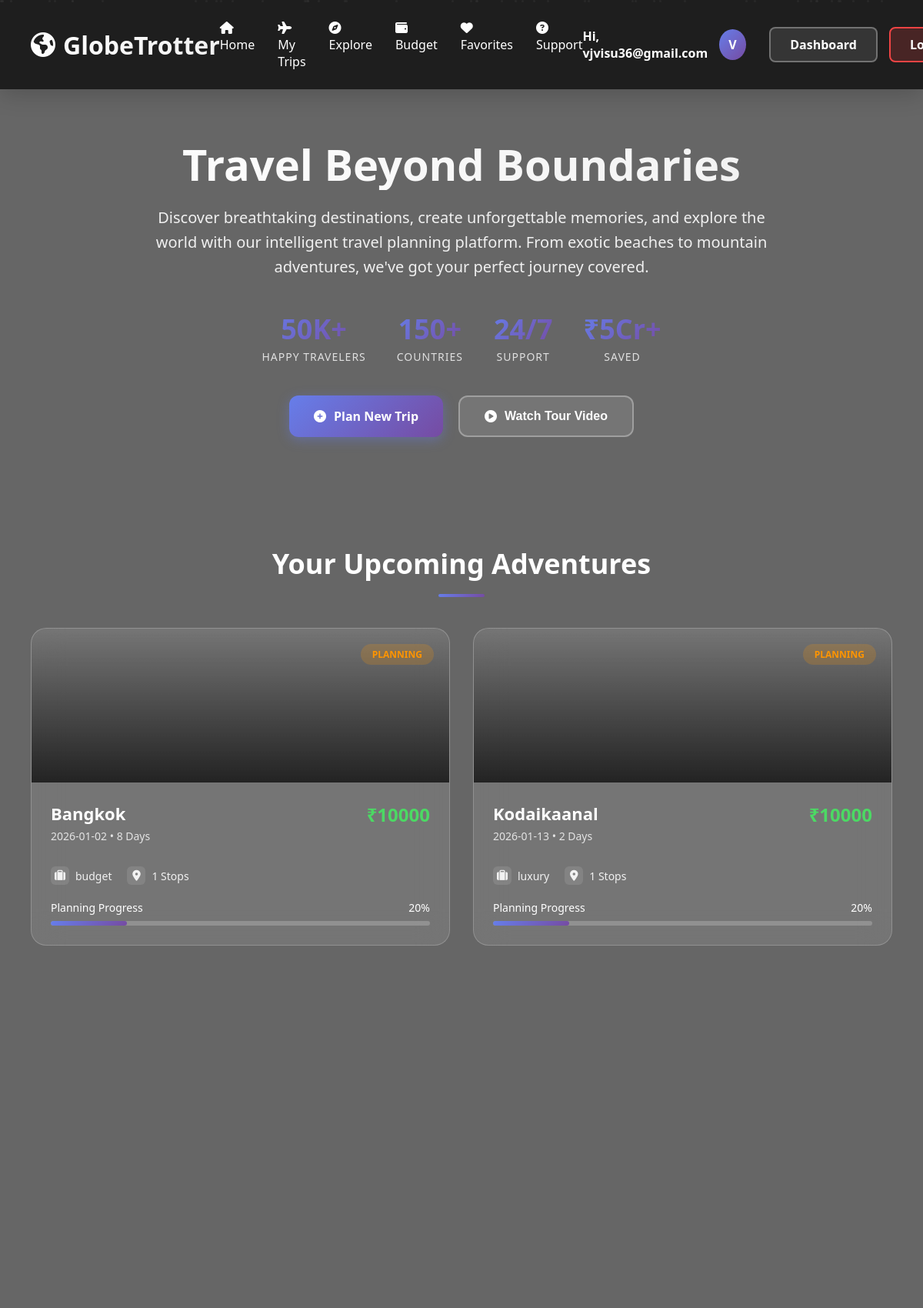
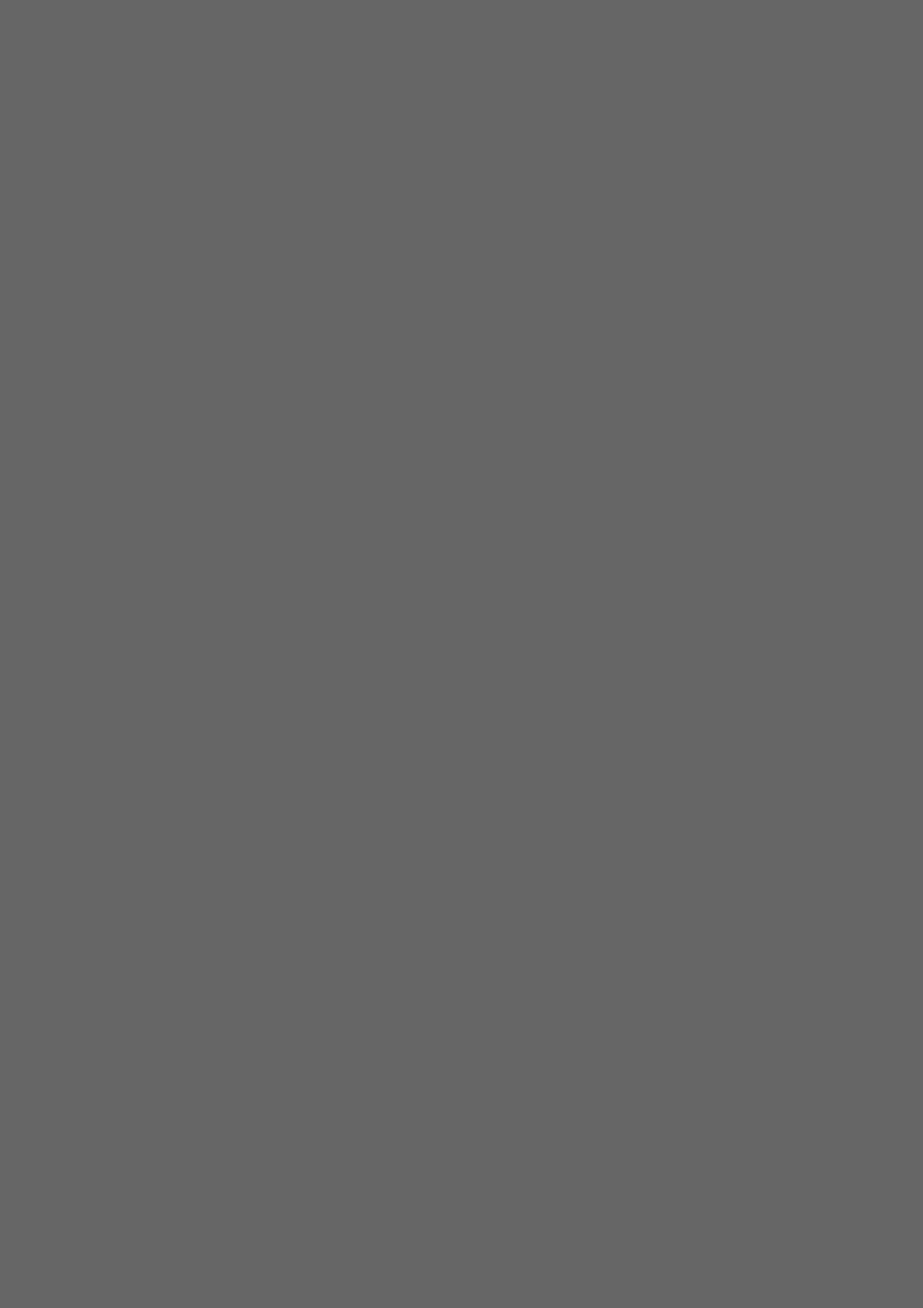
The page / (signed in, upper part) on the database its author committed (2 pictures, top to bottom).
### models.py (models this page shows, shortened)
class User(UserMixin, db.Model):
    __tablename__ = 'users'
    id = db.Column(db.Integer, primary_key=True)
    username = db.Column(db.String(80), unique=True, nullable=False)
    email = db.Column(db.String(120), unique=True, nullable=False)
    password_hash = db.Column(db.String(256), nullable=False)
    full_name = db.Column(db.String(100), nullable=True)
    avatar_url = db.Column(db.String(255), nullable=True)
    bio = db.Column(db.Text, nullable=True)
    created_at = db.Column(db.DateTime, default=datetime.utcnow)
    trips = db.relationship('Trip', backref='owner', lazy=True, cascade="all, delete-orphan")
    saved_destinations = db.relationship('SavedDestination', backref='user', lazy=True)

class Trip(db.Model):
    __tablename__ = 'trips'
    id = db.Column(db.Integer, primary_key=True)
    user_id = db.Column(db.Integer, db.ForeignKey('users.id'), nullable=False)
    name = db.Column(db.String(100), nullable=False)
    start_date = db.Column(db.Date, nullable=False)
    end_date = db.Column(db.Date, nullable=False)
    description = db.Column(db.Text)
    cover_photo = db.Column(db.String(255))
    budget_limit = db.Column(db.Float, default=0.0)
    travelers_count = db.Column(db.Integer, default=1)
    travel_style = db.Column(db.String(50)) # e.g., "Luxury"
    tags = db.Column(db.String(500))        # e.g., "Beach,Adventure,Cultural"
    is_public = db.Column(db.Boolean, default=False)
    itineraries = db.relationship('Itinerary', backref='trip', lazy=True, cascade="all, delete-orphan")

### app.py (the view)
@app.route("/")
def index():
    if not current_user.is_authenticated:
        return render_template("index.html", trips=[], total_budget=0, total_spent=0)
    my_trips = Trip.query.filter_by(user_id=current_user.id).order_by(Trip.start_date.asc()).all()
    total_budget = 0
    total_spent = 0
    for trip in my_trips:
        total_budget += (trip.budget_limit or 0)
        for stop in trip.itineraries:
            for activity in stop.activities:
                total_spent += (activity.cost or 0)
    available_funds = total_budget - total_spent
    return render_template("index.html",
                           trips=my_trips,
                           total_budget=total_budget,
                           total_spent=total_spent,
                           available_funds=available_funds)

### app.py (called while the page is built)
@login_manager.user_loader
def load_user(user_id):
    return User.query.get(int(user_id))

### templates/index.html (shortened to what this page needs)
<!DOCTYPE html>
<html lang="en">
<head>
	<link rel="stylesheet" href="https://cdnjs.cloudflare.com/ajax/libs/font-awesome/6.4.0/css/all.min.css">
</head>
<body>
	<div class="particles" id="particles"></div>
	<header class="header">
		<div class="logo">
			<i class="fas fa-globe-americas"></i>
			GlobeTrotter
		</div>
		<nav class="nav-links">
			<a href="{{ url_for('index') }}"><i class="fas fa-home"></i> Home</a>
			<a href="{{ url_for('my_trips') }}"><i class="fas fa-plane"></i> My Trips</a>
			<a href="#explore"><i class="fas fa-compass"></i> Explore</a>
			<a href="#budget"><i class="fas fa-wallet"></i> Budget</a>
			<a href="#favorites"><i class="fas fa-heart"></i> Favorites</a>
			<a href="#support"><i class="fas fa-question-circle"></i> Support</a>
		</nav>
		<div class="auth-buttons">
			{% if current_user.is_authenticated %}
			<div style="display: flex; align-items: center; gap: 10px; margin-right: 15px;">
				<span style="color: white; font-weight: 600;">Hi, {{ current_user.username }}</span>
				<div
					style="width: 40px; height: 40px; background: linear-gradient(135deg, #667eea, #764ba2); border-radius: 50%; display: flex; align-items: center; justify-content: center; color: white; font-weight: bold;">
					{{ current_user.username[0] | upper }}
				</div>
			</div>
			<a href="{{ url_for('dashboard') }}" class="auth-btn">Dashboard</a>
			<a href="{{ url_for('logout') }}" class="auth-btn"
				style="background: rgba(239, 68, 68, 0.2); border-color: #ef4444;">Logout</a>
			{% else %}
			<a href="{{ url_for('login') }}" class="auth-btn">Login</a>
			<a href="{{ url_for('signup') }}" class="auth-btn primary">Sign Up</a>
			{% endif %}
		</div>
	</header>
	<main class="main-content">
		<section class="hero-section">
			<h1 class="hero-title">Travel Beyond Boundaries</h1>
			<p class="hero-subtitle">
				Discover breathtaking destinations, create unforgettable memories, and explore the world
				with our intelligent travel planning platform. From exotic beaches to mountain adventures,
				we've got your perfect journey covered.
			</p>
			<div class="hero-stats">
				<div class="stat-item">
					<span class="stat-number">50K+</span>
					<span class="stat-label">Happy Travelers</span>
				</div>
				<div class="stat-item">
					<span class="stat-number">150+</span>
					<span class="stat-label">Countries</span>
				</div>
				<div class="stat-item">
					<span class="stat-number">24/7</span>
					<span class="stat-label">Support</span>
				</div>
				<div class="stat-item">
					<span class="stat-number">₹5Cr+</span>
					<span class="stat-label">Saved</span>
				</div>
			</div>
			<div class="cta-buttons">
				<a href="{{ url_for('create_trip') }}" class="btn-primary" style="text-decoration: none;">
					<i class="fas fa-plus-circle"></i>
					Plan New Trip
				</a>
				<button class="btn-secondary">
					<i class="fas fa-play-circle"></i>
					Watch Tour Video
				</button>
			</div>
		</section>
		<section class="featured-section upcoming-trips animate-on-scroll">
			<h2 class="section-title">Your Upcoming Adventures</h2>
			<div class="trip-cards">
				{% if current_user.is_authenticated %}
				{% for trip in trips %}
				<div class="trip-card"
					onclick="window.location.href='{{ url_for('itinerary_builder', trip_id=trip.id) }}'"
					style="cursor: pointer;">
					<div class="trip-banner"
						style="background-image: url('{{ url_for('static', filename=trip.cover_photo) if trip.cover_photo else 'https://images.unsplash.com/photo-1476514525535-07fb3b4ae5f1?q=80&w=2070&auto=format&fit=crop' }}');">
						<span class="trip-status status-planning">PLANNING</span>
					</div>
					<div class="trip-content">
						<div class="trip-header">
							<div>
								<h3 class="trip-title">{{ trip.name }}</h3>
								<p class="trip-dates">{{ trip.start_date }} • {{ (trip.end_date - trip.start_date).days
									}} Days</p>
							</div>
							<div class="trip-price">
								<div style="font-size: 24px; font-weight: 700; color: #4CD964;">₹{{
									"%.0f"|format(trip.budget_limit) }}</div>
							</div>
						</div>
						<div class="trip-details">
							<div class="detail-item">
								<div class="detail-icon"><i class="fas fa-suitcase"></i></div>
								<span>{{ trip.travel_style }}</span>
							</div>
							<div class="detail-item">
								<div class="detail-icon"><i class="fas fa-map-marker-alt"></i></div>
								<span>{{ trip.itineraries|length }} Stops</span>
							</div>
						</div>
						<div class="trip-progress">
							<div class="progress-label">
								<span>Planning Progress</span>
								<span>{{ trip.itineraries|length * 20 }}%</span>
							</div>
							<div class="progress-bar">
								<div class="progress-fill" style="width: {{ trip.itineraries|length * 20 }}%"></div>
							</div>
						</div>
					</div>
				</div>
				{% endfor %}
				{% else %}
				<div class="trip-card"> ... (Your existing Bali card) ... </div>
				<div class="trip-card"> ... (Your existing Swiss card) ... </div>
				{% endif %}
			</div>
		</section>
	</main>
</body>
</html>

### rows shown on the page
User: username "vjvisu36@gmail.com", username "V"
Trip: name "Bangkok", start_date "2026-01-02", (trip.end_date-trip.start_date).days "8", budget_limit "10000", travel_style "budget", itineraries|length "1", itineraries|length "20"
Trip: name "Kodaikaanal", start_date "2026-01-13", (trip.end_date-trip.start_date).days "2", budget_limit "10000", travel_style "luxury", itineraries|length "1", itineraries|length "20"
